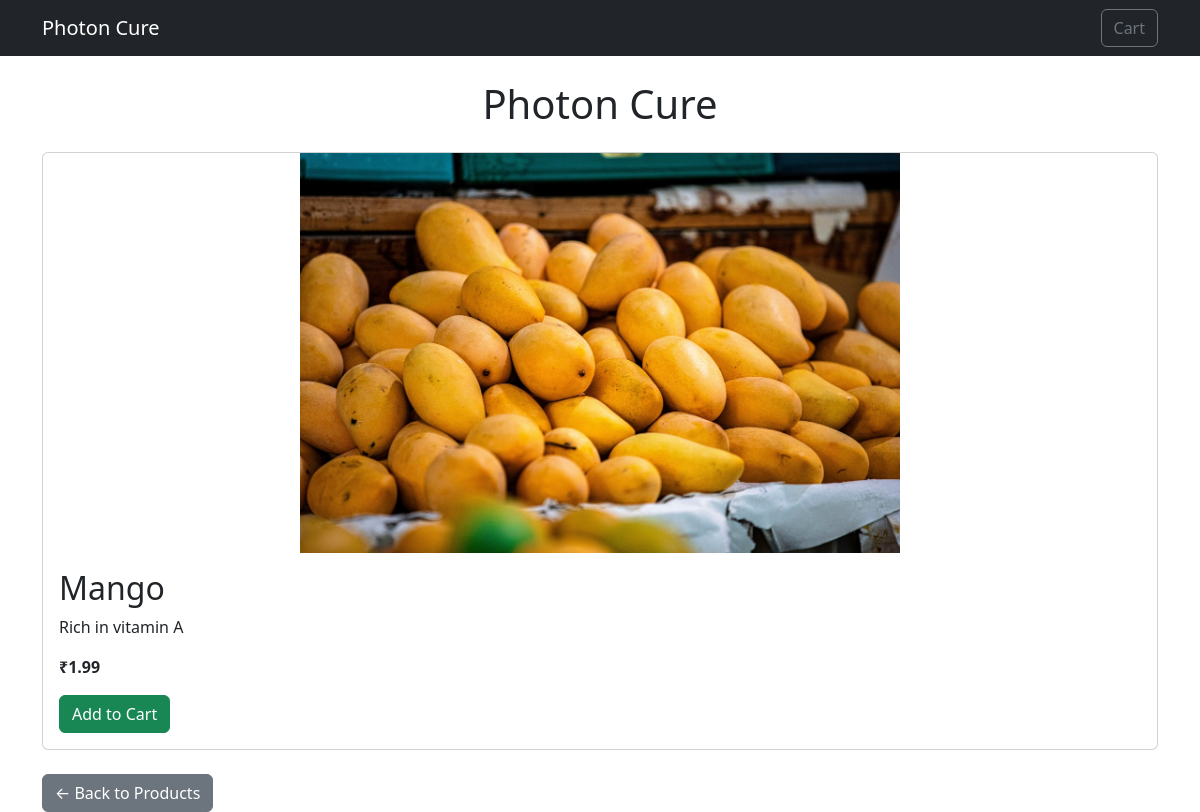
/product/1/, run on the app's committed database.
### products/models.py (models this page shows, shortened)
class Product(models.Model):
    name = models.CharField(max_length=255)
    description = models.TextField()
    price = models.DecimalField(max_digits=10, decimal_places=2)
    image = models.ImageField(upload_to='products/')

### products/views.py (the view)
# urls.py: path('product/<int:product_id>/', views.product_detail, name='product_detail'),
def product_detail(request, product_id):
    product = get_object_or_404(Product, id=product_id)
    return render(request, 'product_detail.html', {'product': product})

### templates/product_detail.html (shortened to what this page needs)
{% extends "base.html" %}
{% block content %}
<div class="card mb-4">
    <img src="{{ product.image.url }}" class="card-img-top" style="max-height: 400px; object-fit: contain;" alt="{{ product.name }}">
    <div class="card-body">
        <h2 class="card-title">{{ product.name }}</h2>
        <p class="card-text">{{ product.description }}</p>
        <p class="card-text"><strong>₹{{ product.price }}</strong></p>
        <form action="{% url 'cart:cart_add' product.id %}" method="post" class="mt-3">
            <button type="submit" class="btn btn-success">Add to Cart</button>
        </form>
    </div>
</div>
<a href="{% url 'product_list' %}" class="btn btn-secondary">← Back to Products</a>
{% endblock content %}

### data on the page
Product: image (picture), name "Mango", description "Rich in vitamin A", price "1.99"
